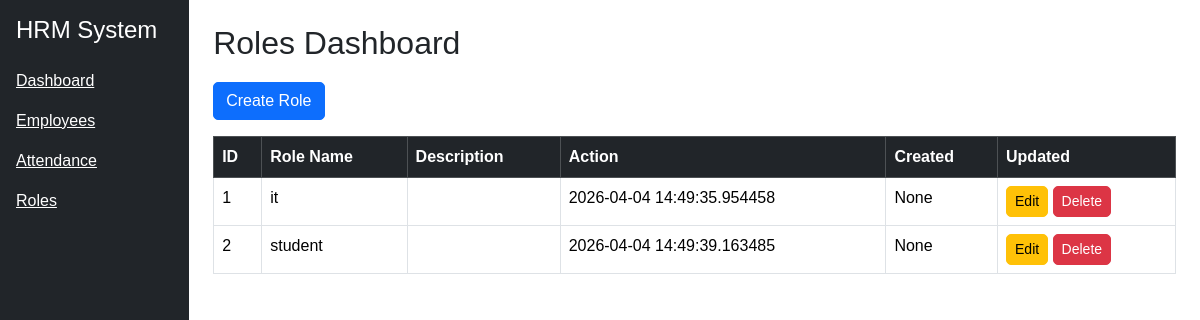
/roles, run on the app's committed database.
### models.py (models this page shows)
class Role(db.Model):
    role_id = db.Column(db.Integer, primary_key=True)
    role_name = db.Column(db.String(100))
    description = db.Column(db.String(200))
    status = db.Column(db.String(50), default='active')
    created_at = db.Column(db.DateTime)
    updated_at = db.Column(db.DateTime)

### routes/role_routes.py (the view)
@role_bp.route('/roles')
def roles():
    roles = Role.query.filter_by(status='active').all()
    return render_template("roles.html", roles=roles)

### templates/roles.html
{% extends "base.html" %}
{% block content %}
<h2>Roles Dashboard</h2>
<a href="/add_role" class="btn btn-primary mb-3">Create Role</a>
<table class="table table-bordered">
<thead class="table-dark">
<tr>
<th>ID</th>
<th>Role Name</th>
<th>Description</th>
<th>Action</th>
<th>Created</th>
<th>Updated</th>
</tr>
</thead>
<tbody>
{% for role in roles %}
<tr>
<td>{{ role.role_id }}</td>
<td>{{ role.role_name }}</td>
<td>{{ role.description }}</td>
<td>{{ role.created_at }}</td>
<td>{{ role.updated_at }}</td>
<td>
<a href="/edit_role/{{ role.role_id }}" class="btn btn-warning btn-sm">Edit</a>
<a href="/delete_role/{{ role.role_id }}" class="btn btn-danger btn-sm">
Delete
</a>
</td>
</tr>
{% endfor %}
</tbody>
</table>
{% endblock %}

### static/style.css (style rules this page uses)
body { font-family: Arial, sans-serif; }
.table { background: white; }
.btn { border-radius: 5px; }
h2 { margin-bottom: 20px; }

### data on the page
Role: role_id "1", role_name "it", created_at "2026-04-04 14:49:35.954458", updated_at "None"
Role: role_id "2", role_name "student", created_at "2026-04-04 14:49:39.163485", updated_at "None"
